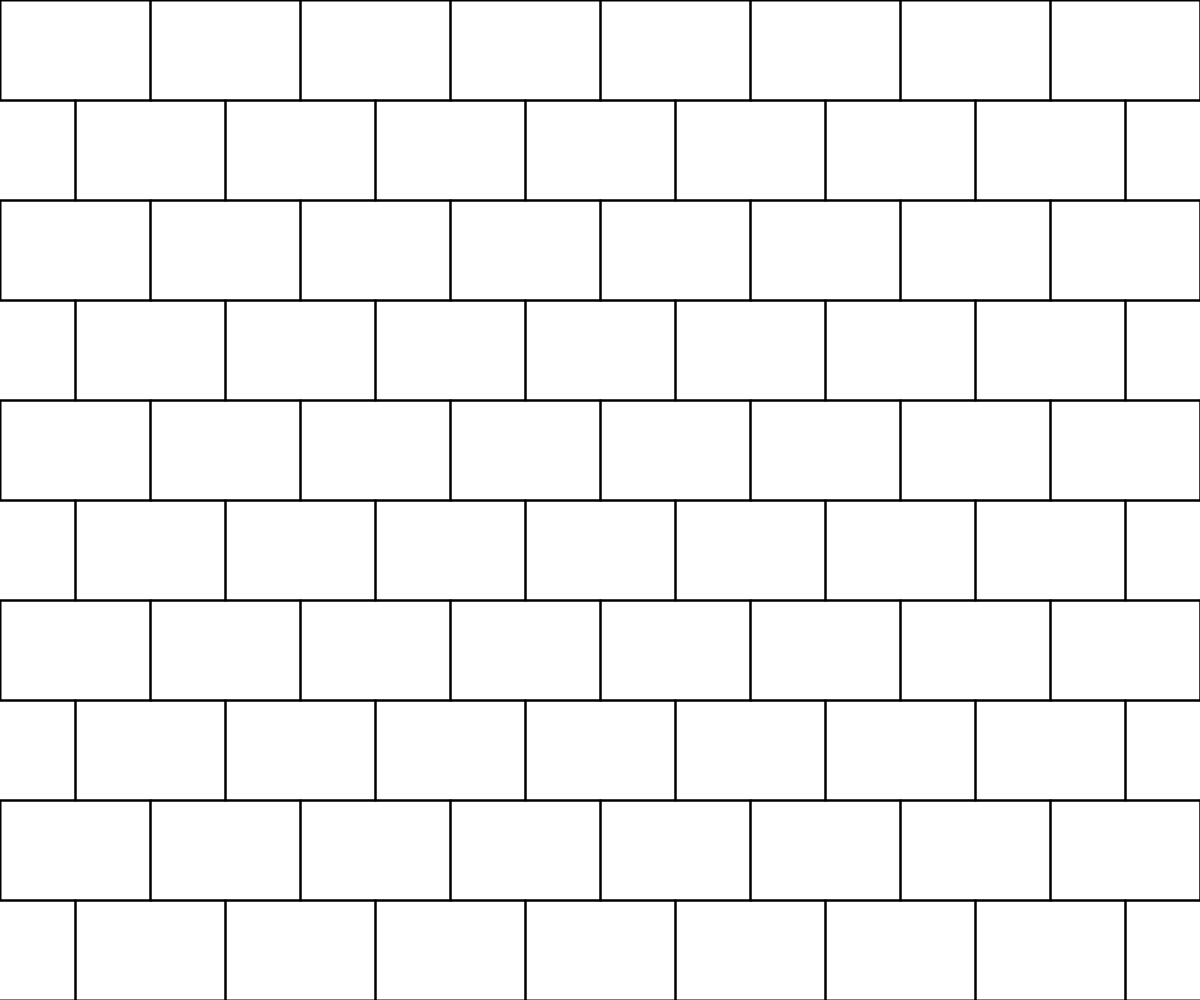
Frame 1 (no input)
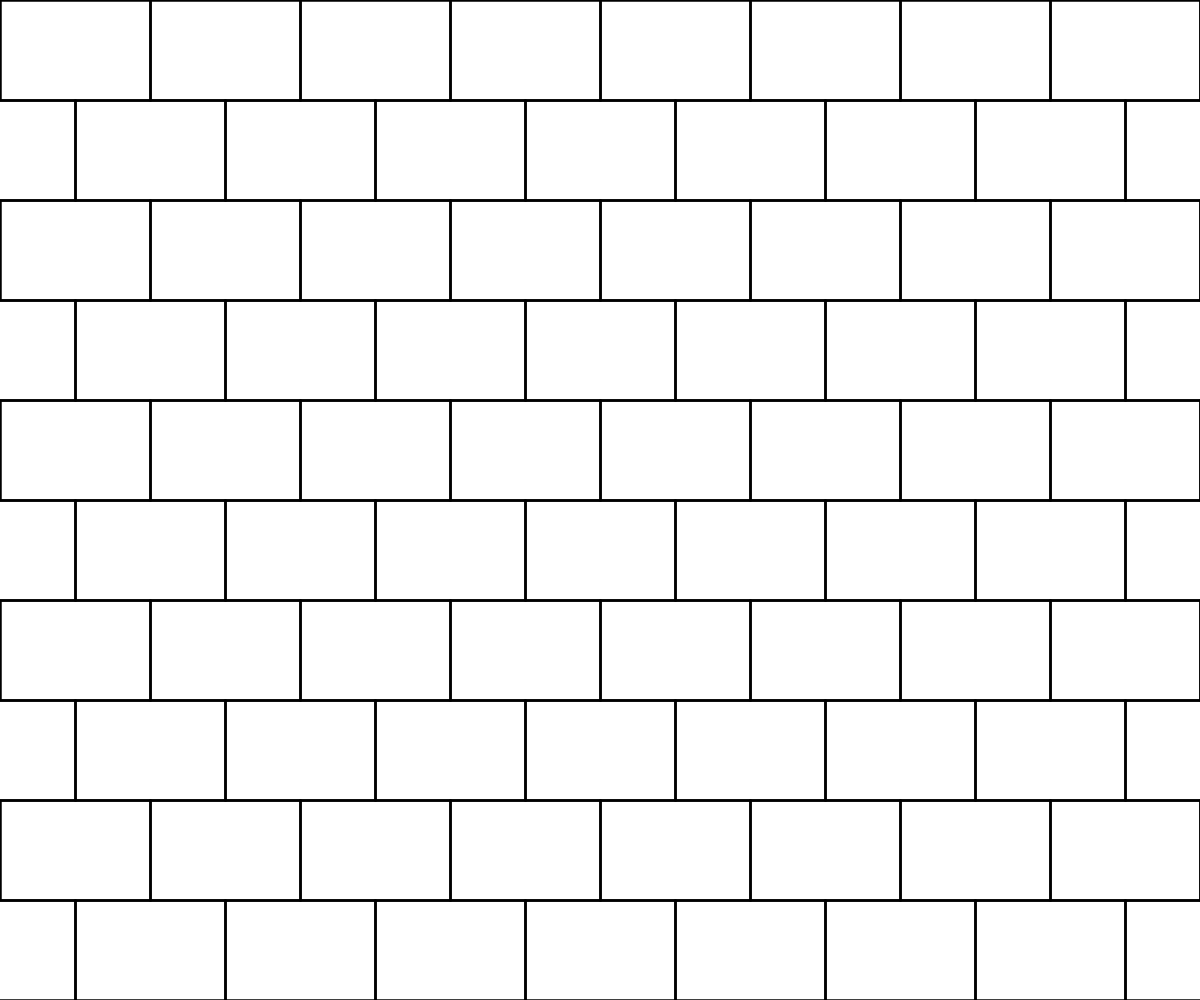
Frame 2 (the mouse pressed at the canvas centre, redrawn once)

The Processing sketch that drew these frames (run headless with seeded random() and noise(); the mouse was pressed at the canvas centre and the sketch redrawn once):

// Processing sketch: Ladrillos
// ── Ladrillos.pde
void setup() {
  size(1200, 1000);
  background(255);
  noFill(); 
  stroke(0);
  strokeWeight(2);
  noLoop();
}

void draw() {
  int filas = 10; 
  int columnas = 8; 
  
  float altoLadrillo = height / filas;
  float anchoLadrillo = width / columnas;

  for (int fila = 0; fila < filas; fila++) {
    for (int col = 0; col <= columnas; col++) {
      
   
      float x = col * anchoLadrillo;
      
      if (fila % 2 != 0) {
        x -= anchoLadrillo / 2; 
      }

      rect(x, fila * altoLadrillo, anchoLadrillo, altoLadrillo);
    }
  }
}
